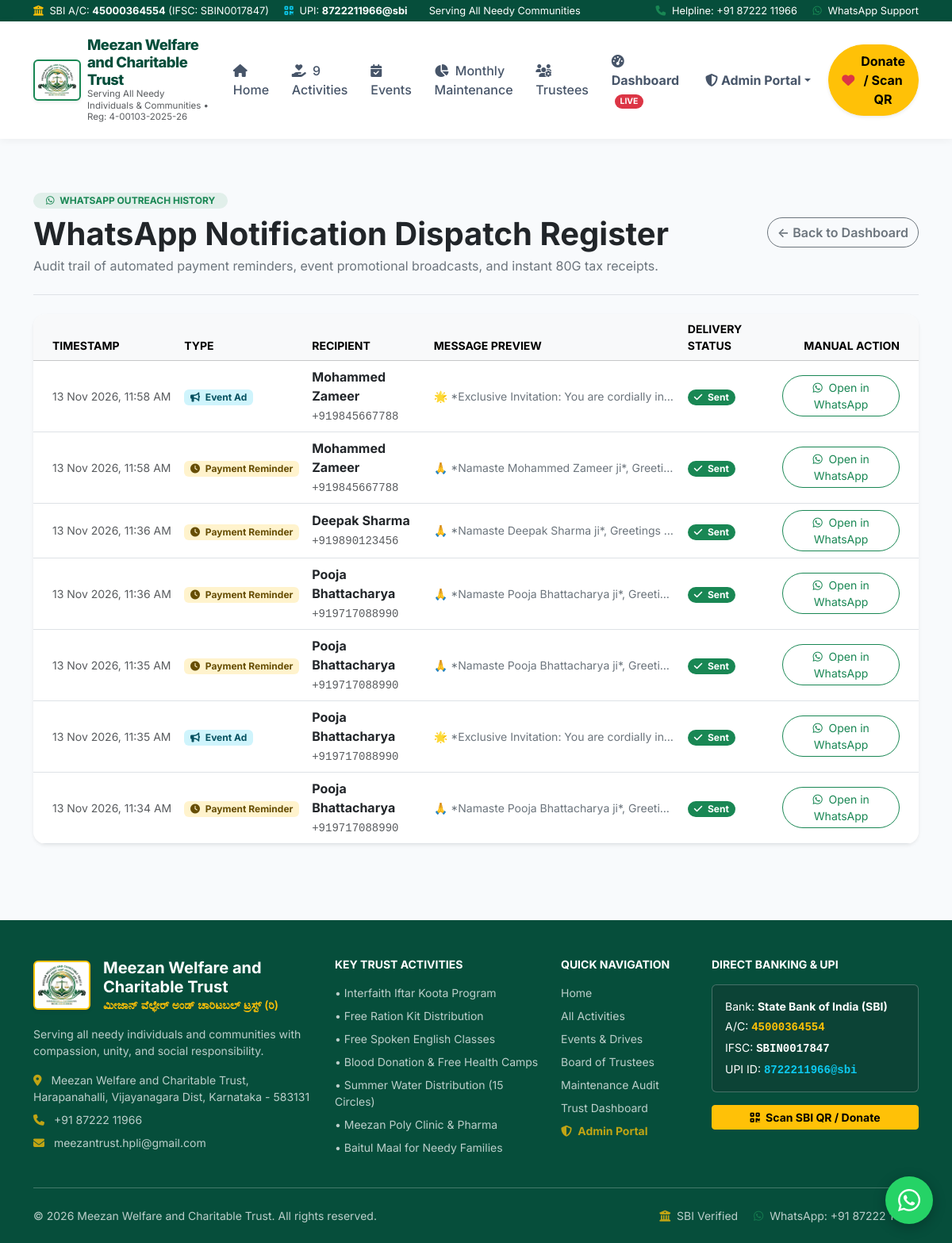
/whatsapp/logs/ (signed in), run on the app's committed database.
### core/models.py (models this page shows, shortened)
class WhatsAppNotification(models.Model):
    TYPE_CHOICES = [
        ('PAYMENT_REMINDER', 'Payment & Pledge Reminder'),
        ('EVENT_ADVERTISEMENT', 'Event Advertisement & Invitation'),
        ('DONATION_RECEIPT', 'Donation Confirmation & Receipt'),
        ('GENERAL_UPDATE', 'General Trust Update & Newsletter'),
        ('CAMPAIGN_APPEAL', 'Targeted Campaign Appeal'),
        ('BULK_BROADCAST', 'Bulk Broadcast Outreach'),
    ]
    STATUS_CHOICES = [
        ('QUEUED', 'Queued'),
        ('SENT', 'Sent Successfully'),
        ('FAILED', 'Failed'),
    ]
    notification_type = models.CharField(max_length=30, choices=TYPE_CHOICES)
    recipient_name = models.CharField(max_length=150)
    recipient_phone = models.CharField(max_length=25, help_text="WhatsApp number with country code")
    donor = models.ForeignKey(Donor, on_delete=models.SET_NULL, null=True, blank=True, related_name='whatsapp_messages')
    event = models.ForeignKey(Event, on_delete=models.SET_NULL, null=True, blank=True)
    donation = models.ForeignKey(Donation, on_delete=models.SET_NULL, null=True, blank=True)
    message_body = models.TextField()
    direct_wa_link = models.URLField(max_length=1000, blank=True)
    status = models.CharField(max_length=15, choices=STATUS_CHOICES, default='QUEUED')
    provider_message_id = models.CharField(max_length=120, blank=True)
    error_message = models.TextField(blank=True)
    sent_at = models.DateTimeField(null=True, blank=True)
    created_at = models.DateTimeField(auto_now_add=True)
    class Meta:
        ordering = ['-created_at']

### core/views.py (the view)
    def wrapper(request, *args, **kwargs):
        if not request.user.is_authenticated:
            messages.warning(request, "Please log in with trustee/admin credentials to access this management feature.")
            return redirect(f"{reverse('admin_login')}?next={request.path}")
        if not (request.user.is_staff or request.user.is_superuser):
            messages.error(request, "Access restricted. You need trustee or staff permissions.")
            return redirect('home')
        return view_func(request, *args, **kwargs)

### core/views.py (called while the page is built)
def staff_required(view_func):
    def wrapper(request, *args, **kwargs):
        if not request.user.is_authenticated:
            messages.warning(request, "Please log in with trustee/admin credentials to access this management feature.")
            return redirect(f"{reverse('admin_login')}?next={request.path}")
        if not (request.user.is_staff or request.user.is_superuser):
            messages.error(request, "Access restricted. You need trustee or staff permissions.")
            return redirect('home')
        return view_func(request, *args, **kwargs)
    return wrapper

@staff_required
def whatsapp_logs(request):
    logs = WhatsAppNotification.objects.all().order_by('-created_at')[:100]
    return render(request, 'core/whatsapp_logs.html', {
        'logs': logs,
    })

### templates/core/whatsapp_logs.html (shortened to what this page needs)
{% extends 'base.html' %}
{% block content %}
<div class="container py-5">
    <div class="d-flex flex-column flex-md-row justify-content-between align-items-md-center mb-4 gap-3 border-bottom pb-4">
        <div>
            <span class="badge bg-success bg-opacity-10 text-success px-3 py-1 rounded-pill fw-bold text-uppercase mb-2">
                <i class="fa-brands fa-whatsapp me-1"></i> WhatsApp Outreach History
            </span>
            <h1 class="fw-bold text-dark mb-1">WhatsApp Notification Dispatch Register</h1>
            <p class="text-secondary mb-0">Audit trail of automated payment reminders, event promotional broadcasts, and instant 80G tax receipts.</p>
        </div>
        <a href="{% url 'dashboard' %}" class="btn btn-outline-secondary rounded-pill fw-semibold">
            &larr; Back to Dashboard
        </a>
    </div>
    <div class="card border-0 shadow-sm rounded-4 overflow-hidden">
        <div class="table-responsive">
            <table class="table table-hover align-middle mb-0 px-4">
                <thead class="table-light small text-uppercase text-secondary">
                    <tr>
                        <th class="ps-4">Timestamp</th>
                        <th>Type</th>
                        <th>Recipient</th>
                        <th>Message Preview</th>
                        <th>Delivery Status</th>
                        <th class="text-end pe-4">Manual Action</th>
                    </tr>
                </thead>
                <tbody>
                    {% for log in logs %}
                    <tr>
                        <td class="ps-4 text-nowrap small text-muted">
                            {{ log.created_at|date:"d M Y, h:i A" }}
                        </td>
                        <td>
                            {% if log.notification_type == 'PAYMENT_REMINDER' %}
                                <span class="badge bg-warning-subtle text-warning-emphasis"><i class="fa-solid fa-clock me-1"></i> Payment Reminder</span>
                            {% elif log.notification_type == 'EVENT_ADVERTISEMENT' %}
                                <span class="badge bg-info-subtle text-info-emphasis"><i class="fa-solid fa-bullhorn me-1"></i> Event Ad</span>
                            {% elif log.notification_type == 'DONATION_RECEIPT' %}
                                <span class="badge bg-success-subtle text-success"><i class="fa-solid fa-receipt me-1"></i> 80G Receipt</span>
                            {% else %}
                                <span class="badge bg-secondary-subtle text-secondary">{{ log.get_notification_type_display }}</span>
                            {% endif %}
                        </td>
                        <td>
                            <div class="fw-bold text-dark">{{ log.recipient_name }}</div>
                            <code class="small text-muted">{{ log.recipient_phone }}</code>
                        </td>
                        <td style="max-width: 320px;">
                            <div class="text-truncate small text-secondary" title="{{ log.message_body }}">
                                {{ log.message_body|truncatechars:100 }}
                            </div>
                        </td>
                        <td>
                            {% if log.status == 'SENT' %}
                                <span class="badge bg-success rounded-pill"><i class="fa-solid fa-check me-1"></i> Sent</span>
                            {% elif log.status == 'QUEUED' %}
                                <span class="badge bg-warning rounded-pill"><i class="fa-solid fa-hourglass-half me-1"></i> Queued</span>
                            {% else %}
                                <span class="badge bg-danger rounded-pill"><i class="fa-solid fa-triangle-exclamation me-1"></i> Failed</span>
                            {% endif %}
                        </td>
                        <td class="text-end pe-4">
                            <a href="{{ log.direct_wa_link }}" target="_blank" class="btn btn-outline-success btn-sm rounded-pill px-3" title="Open and send directly in WhatsApp Web/App">
                                <i class="fa-brands fa-whatsapp me-1"></i> Open in WhatsApp
                            </a>
                        </td>
                    </tr>
                    {% endfor %}
                </tbody>
            </table>
        </div>
    </div>
</div>
{% endblock %}

### static/css/trust.css (style rules this page uses)
:root { --primary-color: #064e3b; --primary-light: #047857; --primary-dark: #022c22; --accent-color: #f59e0b; --accent-hover: #d97706; --success-color: #10b981; --warning-color: #f59e0b; --danger-color: #ef4444; --wa-green: #25D366; --wa-green-dark: #128C7E; --bg-light: #f8fafc; --card-shadow: 0 4px 16px rgba(6, 78, 59, 0.06); --card-hover-shadow: 0 12px 28px rgba(6, 78, 59, 0.14); }
body { font-family: 'Inter', -apple-system, BlinkMacSystemFont, 'Segoe UI', Roboto, Helvetica, Arial, sans-serif; background-color: var(--bg-light); color: #1e293b; min-height: 100vh; display: flex; flex-direction: column; }
.card { border: 1.5px solid #1e293b; }

### data on the page
WhatsAppNotification: created_at "13 Nov 2026, 11:58 AM", shows "Event Ad", recipient_name "Mohammed Zameer", recipient_phone "+919845667788", message_body "🌟 *Exclusive Invitation: You are cordially in…", status "SENT" (drawn)
WhatsAppNotification: created_at "13 Nov 2026, 11:58 AM", notification_type "PAYMENT_REMINDER" (drawn), recipient_name "Mohammed Zameer", recipient_phone "+919845667788", message_body "🙏 *Namaste Mohammed Zameer ji*, Greeti…", status "SENT" (drawn)
WhatsAppNotification: created_at "13 Nov 2026, 11:36 AM", notification_type "PAYMENT_REMINDER" (drawn), recipient_name "Deepak Sharma", recipient_phone "+919890123456", message_body "🙏 *Namaste Deepak Sharma ji*, Greetings…", status "SENT" (drawn)
WhatsAppNotification: created_at "13 Nov 2026, 11:36 AM", notification_type "PAYMENT_REMINDER" (drawn), recipient_name "Pooja Bhattacharya", recipient_phone "+919717088990", message_body "🙏 *Namaste Pooja Bhattacharya ji*, Greeti…", status "SENT" (drawn)
WhatsAppNotification: created_at "13 Nov 2026, 11:35 AM", notification_type "PAYMENT_REMINDER" (drawn), recipient_name "Pooja Bhattacharya", recipient_phone "+919717088990", message_body "🙏 *Namaste Pooja Bhattacharya ji*, Greeti…", status "SENT" (drawn)
WhatsAppNotification: created_at "13 Nov 2026, 11:35 AM", shows "Event Ad", recipient_name "Pooja Bhattacharya", recipient_phone "+919717088990", message_body "🌟 *Exclusive Invitation: You are cordially in…", status "SENT" (drawn)
WhatsAppNotification: created_at "13 Nov 2026, 11:34 AM", notification_type "PAYMENT_REMINDER" (drawn), recipient_name "Pooja Bhattacharya", recipient_phone "+919717088990", message_body "🙏 *Namaste Pooja Bhattacharya ji*, Greeti…", status "SENT" (drawn)

### other printed values
{{ TRUST_BANK_ACCOUNT_NO }} "45000364554"
{{ TRUST_BANK_IFSC }} "SBIN0017847"
{{ TRUST_UPI_ID }} "8722211966@sbi"
{{ TRUST_PHONE }} "+91 87222 11966"
{{ TRUST_REGISTRATION_NO }} "4-00103-2025-26"
{{ TRUST_ADDRESS }} "Meezan Welfare and Charitable Trust, Harapanahalli, Vijayanagara Dist, Karnataka - 583131"
{{ TRUST_EMAIL }} "meezantrust.hpli@gmail.com"
{{ TRUST_BANK_NAME }} "State Bank of India (SBI)"
